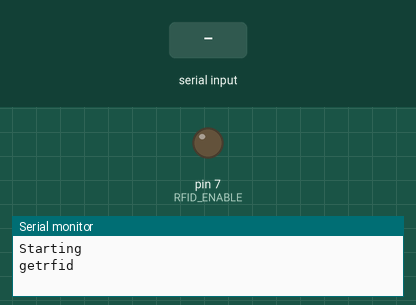
Bench run of a sketch on a simulated Arduino Uno, built with avr-gcc and run on an emulated ATmega328P. Parts: output pins drawn as LEDs (lit = HIGH), the last lines printed to the serial monitor. Inputs (shaded band) come from the test bench.

Above: at 1.2 s.
1.3 s: "1" received over Serial
At 1.51 s:
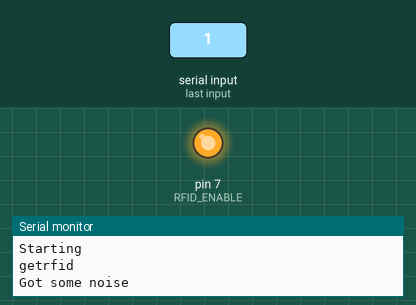
Timing chart, 0 to 4.3 s (numbered marks = the images above; inputs shaded):
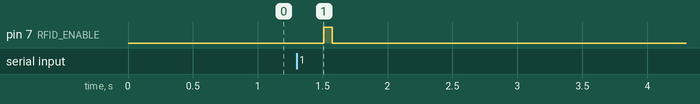

The sketch:

RFIDexample.ino
```cpp
/**
 * author Benjamin Eckel
 * date 10-17-2009
 * from http://www.gumbolabs.org/2009/10/17/parallax-rfid-reader-arduino/
 *
 */
#define RFID_ENABLE 7   //to RFID ENABLE
#define CODE_LEN 10      //Max length of RFID tag
#define VALIDATE_TAG 1  //should we validate tag?
#define VALIDATE_LENGTH  200 //maximum reads b/w tag read and validate
#define ITERATION_LENGTH 1000 //time, in ms, given to the user to move hand away
#define START_BYTE 0x0A
#define STOP_BYTE 0x0D

char tag[CODE_LEN];

void setup() {
  Serial.begin(2400);
  Serial.println("Starting");
  pinMode(RFID_ENABLE,OUTPUT);
}

void loop() {
  enableRFID();
  getRFIDTag();
  if(isCodeValid()) {
    disableRFID();
    sendCode();
    delay(ITERATION_LENGTH);
  } else {
    disableRFID();
    Serial.println("Got some noise");
  }
  Serial.flush();
  clearCode();
}

/**
 * Clears out the memory space for the tag to 0s.
 */
void clearCode() {
  for(int i=0; i<CODE_LEN; i++) {
    tag[i] = 0;
  }
}

/**
 * Sends the tag to the computer.
 */
void sendCode() {
    Serial.print("TAG:");
    //Serial.println(tag);
    for(int i=0; i<CODE_LEN; i++) {
      Serial.print(tag[i]);
    }
}

/**************************************************************/
/********************   RFID Functions  ***********************/
/**************************************************************/

void enableRFID() {
   digitalWrite(RFID_ENABLE, LOW);
}

void disableRFID() {
   digitalWrite(RFID_ENABLE, HIGH);
}

/**
 * Blocking function, waits for and gets the RFID tag.
 */
void getRFIDTag() {
  Serial.println("getrfid");
  byte next_byte;
  while(Serial.available() <= 0) {}
  if((next_byte = Serial.read()) == START_BYTE) {
    byte bytesread = 0;
    while(bytesread < CODE_LEN) {
      if(Serial.available() > 0) { //wait for the next byte
          if((next_byte = Serial.read()) == STOP_BYTE) break;
          tag[bytesread++] = next_byte;
      }
    }
  }
}

/**
 * Waits for the next incoming tag to see if it matches
 * the current tag.
 */
boolean isCodeValid() {
  byte next_byte;
  int count = 0;
  while (Serial.available() < 2) {  //there is already a STOP_BYTE in buffer
    delay(1); //probably not a very pure millisecond
    if(count++ > VALIDATE_LENGTH) return false;
  }
  Serial.read(); //throw away extra STOP_BYTE
  if ((next_byte = Serial.read()) == START_BYTE) {
    byte bytes_read = 0;
    while (bytes_read < CODE_LEN) {
      if (Serial.available() > 0) { //wait for the next byte
          if ((next_byte = Serial.read()) == STOP_BYTE) break;
          if (tag[bytes_read++] != next_byte) return false;
      }
    }
  }
  return true;
}
```

Measured:
- after the input at 1.3 s, pin 7 (RFID_ENABLE): LOW → HIGH after 0.21 s, → LOW 0.07 s later
